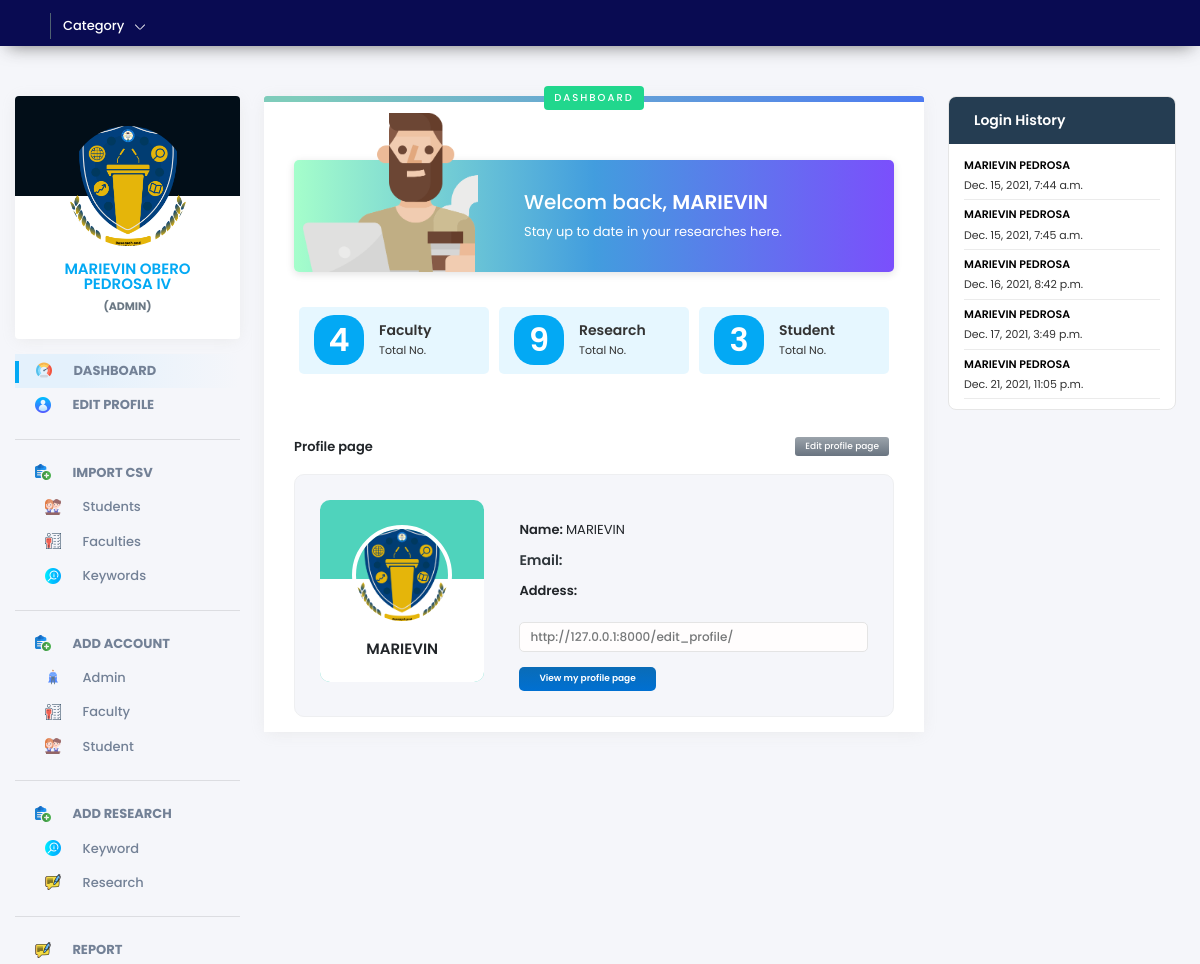
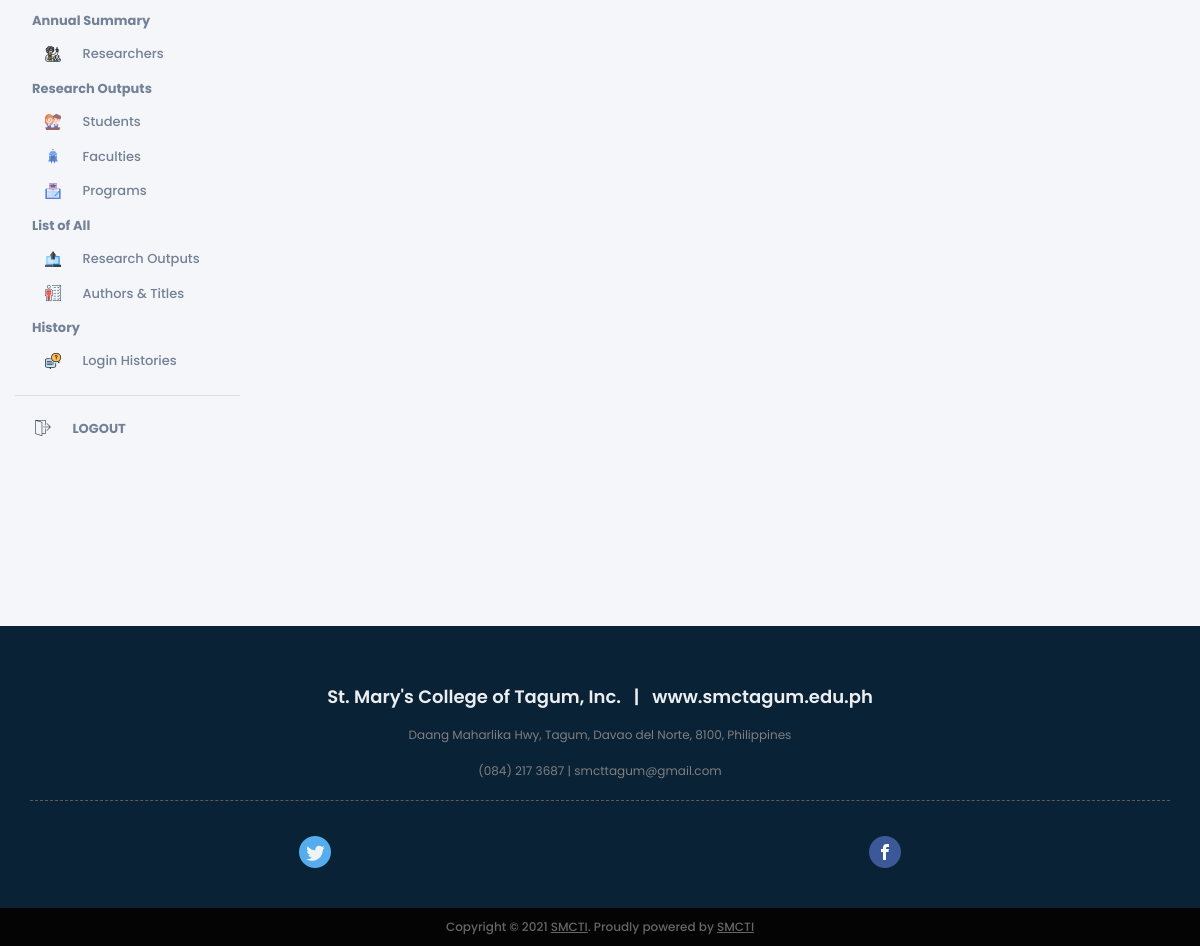
The page /dashboard/ (signed in) on the database its author committed (2 pictures, top to bottom).
### dirsysapp/models.py (models this page shows, shortened)
class EndUser(models.Model):
    user = models.OneToOneField(User, on_delete=models.CASCADE, blank=True, null=True)
    program = models.ForeignKey(Program, on_delete=models.CASCADE, blank=True, null=True)
    first_name = models.CharField(max_length=100, blank=True, null=True)
    middle_name = models.CharField(max_length=100, blank=True, null=True)
    last_name = models.CharField(max_length=100, blank=True, null=True)
    suffix_name = models.CharField(max_length=100, blank=True, null=True)
    is_admin = models.BooleanField(default=True)
    profile = models.ImageField(upload_to='images/', null=True)
    is_faculty = models.BooleanField(default=False)
    is_student = models.BooleanField(default=False)
    is_active = models.BooleanField(default=True)

class LoginHistory(models.Model):
    end_user = models.ForeignKey(EndUser, on_delete=models.CASCADE)
    login_date = models.DateTimeField(default=datetime.now)

### dirsysapp/views.py (the view)
# urls.py: path('dashboard/', views.dashboard, name='dashboard'),
@user_passes_test(check_admin)
def dashboard(request):
    end_users = EndUser.objects.filter(user=request.user, is_active=True)
    log_his = LoginHistory.objects.all()
    faculty = EndUser.objects.filter(is_faculty=True)
    student = EndUser.objects.filter(is_student=True)
    res_out = Research.objects.all()
    total_faculty = faculty.count()
    total_student = student.count()
    total_res_out = res_out.count()
    context = {
        "end_users": end_users,
        "total_faculty": total_faculty,
        "total_student": total_student,
        "total_res_out": total_res_out,
        "log_his": log_his,
    }
    return render(request, "admin/dashboard/dashboard.html", context)

### dirsysapp/views.py (called while the page is built)
def check_admin(user):
   return user.is_superuser

### dirsysapp/templates/admin/dashboard/dashboard.html (shortened to what this page needs)
{% extends "main/base.html" %}
{% load static %}
{% block content %}
<section class=" ud">
    <div class="ud-inn">
        {% include "main/left.html" %}
        <div class="ud-cen">
                <span class="udb-inst">Dashboard</span>
                {% for end_user in end_users %}
                    <div class="cd-cen-intr">
                        <div class="cd-cen-intr-inn">
                            <h2>Welcom back, <b>{{end_user.first_name}}</b></h2>
                            <p>Stay up to date in your researches here.</p>
                        </div>
                    </div>
                    <div class="ud-cen-s1">
                        <ul>
                            <li>
                                <div>
                                    <b>{{total_faculty}}</b>
                                    <h4>Faculty</h4>
                                    <p>Total No.</p>
                                    <a href="#">&nbsp;</a>
                                </div>
                            </li>
                            <li>
                                <div>
                                    <b>{{total_res_out}}</b>
                                    <h4>Research</h4>
                                    <p>Total No.</p>
                                    <a href="#">&nbsp;</a>
                                </div>
                            </li>
                            <li>
                                <div>
                                    <b>{{total_student}}</b>
                                    <h4>Student</h4>
                                    <p>Total No.</p>
                                    <a href="#">&nbsp;</a>
                                </div>
                            </li>
                        </ul>
                    </div>
                    <div class="ud-cen-s3 ud-cen-s4">
                        <h2>Profile page</h2>
                        <a href="/edit_profile" class="db-tit-btn">Edit profile page</a>
                        <div class="ud-payment ud-pro-link">
                            <div class="pay-lhs">
                                <div class="lis-pro-badg">
                                    <div>
                                        <img src="{{request.user.enduser.profile.url}}" alt="">
                                        <h4>{{end_user.first_name}}</h4>
                                    </div>
                                    <a href="/edit_profile" class="fclick"
                                        target="_blank">&nbsp;</a>
                                </div>
                            </div>
                            <div class="pay-rhs">
                                <ul>
                                    <li><b>Name: </b>{{end_user.first_name}}</li>
                                    <li><b>Email: </b>{{end_user.email}}</li>
                                    <li><b>Address: </b>{{end_user.address}}</li>
                                    <li class="pro"><input type="text" value="http://127.0.0.1:8000/edit_profile/"
                                            readonly></li>
                                    <li class="pre"><a target="_blank"
                                            href="/edit_profile">View my profile page</a>
                                    </li>
                                </ul>
                            </div>
                        </div>
                    </div>
                {% endfor %}
        </div>
        {% include "main/right.html" %}
    </div>
</section>
{% endblock %}

### dirsysapp/templates/main/base.html (shortened to what this page needs)
{% load static %}
<!doctype html>
<html lang="en">
<head>
    <link rel="stylesheet" href="https://code.jquery.com/ui/1.12.0/themes/base/jquery-ui.css">
    <link rel="stylesheet" href="{% static 'css/new_css/jquery-ui.css' %}">
    <link rel="stylesheet" href="{% static 'css/new_css/bootstrap.css' %}">
    <link rel="stylesheet" type="text/css" href="{% static 'css/new_css/theme-color.css' %}">
    <link rel="stylesheet" href="{% static 'css/new_css/style.css' %}">
    <link rel="stylesheet" href="{% static 'css/new_css/fonts.css' %}">
</head>
<body>
    {% include "main/nav.html" %}
    {% block content %}{% endblock %}
        <section class=" wed-hom-footer">
            <div class="container">
                <div class="row foot-supp">
                    <h2>St. Mary's College of Tagum, Inc. &nbsp;&nbsp;|&nbsp;&nbsp;
                        www.smctagum.edu.ph</h2>
                        <p style="width: auto; margin: auto;">Daang Maharlika Hwy, Tagum, Davao del Norte, 8100, Philippines</p>
                        <h2></h2>
                        <p style="width: auto; margin: auto;">(084) 217 3687 | smcttagum@gmail.com</p>
                </div>
                <div class="row wed-foot-link-1 row foot-count">
                        <a target="_blank" href="https://twitter.com/CMV_SMCTI" style="margin-left: auto; margin-right: auto;">
                            <img src="{% static 'images/social/2.png' %}" alt="">
                        </a>
                        <a target="_blank" href="https://www.facebook.com/stmaryscollegetagum/" style="margin-left: auto; margin-right: auto;">
                            <img src="{% static 'images/social/3.png' %}" alt="">
                        </a>
                </div>
            </div>
        </section>
        <section>
            <div class="cr">
                <div class="container">
                    <div class="row">
                        <p>Copyright © 2021 <a href="#" target="_blank">SMCTI</a>. Proudly
                            powered by <a href="#" target="_blank">SMCTI</a></p>
                    </div>
                </div>
            </div>
        </section>
</body>
</html>

### dirsysapp/templates/main/nav.html (shortened to what this page needs)
{% load static %}
<section>
    <div class="str">
        <div>
            <div class="hom-top">
                <div class="container">
                    <div class="row">
                        <div class="hom-nav  db-open ">
                            <div class="menu">
                                <h4>Category</h4>
                            </div>
                        </div>
                    </div>
                </div>
            </div>
        </div>
    </div>
</section>

### dirsysapp/templates/main/left.html
{% load static %}
<div class="ud-lhs">
    <div class="ud-lhs-s1">
        <img src="{{request.user.enduser.profile.url}}" alt="">
        <h4>{{request.user.enduser.first_name}}&nbsp;{{request.user.enduser.middle_name}}
            <br>
            {{request.user.enduser.last_name}}&nbsp;{{request.user.enduser.suffix_name}}
        </h4>
        <b><strong>(ADMIN)</strong></b>
    </div>
    <div class="ud-lhs-s2">
        <ul>
            <li>
                <a href="/dashboard" class="db-lact">
                    <img src="{% static 'images/icon/dbl1.png' %}" alt=""/>
                    <strong>DASHBOARD</strong>
                </a>
            </li>
            <li>
                <a href="/edit_profile" class>
                    <img src="{% static 'images/icon/profile.png' %}" alt=""/>
                    <strong>EDIT PROFILE</strong>
                </a>
            </li>
            <hr>
            <li>
                <a href="#" class>
                    <img src="{% static 'images/icon/dbl3.png' %}" alt=""/>
                    <Strong>IMPORT CSV</Strong>
                </a>
            </li>
            <li>
                <a href="/import_student_csv" class>
                    &nbsp;&nbsp;&nbsp;<img src="{% static 'images/icon/students.png' %}" alt=""/>
                    Students
                </a>
            </li>
            <li>
                <a href="/import_faculty_csv" class>
                    &nbsp;&nbsp;&nbsp;<img src="{% static 'images/icon/4.png' %}" alt=""/>
                    Faculties
                </a>
            </li>
            <li>
                <a href="/import_keyword_csv" class>
                    &nbsp;&nbsp;&nbsp;<img src="{% static 'images/icon/search1.png' %}" alt=""/>
                    Keywords
                </a>
            </li>
            <hr>
            <li>
                <a href="#" class>
                    <img src="{% static 'images/icon/dbl3.png' %}" alt=""/>
                    <Strong>ADD ACCOUNT</Strong>
                </a>
            </li>
            <li>
                <a href="/add_admin" class>
                    &nbsp;&nbsp;&nbsp;<img src="{% static 'images/icon/how1.png' %}" alt=""/>
                    Admin
                </a>
            </li>
            <li>
                <a href="/add_faculty" class>
                    &nbsp;&nbsp;&nbsp;<img src="{% static 'images/icon/4.png' %}" alt=""/>
                    Faculty
                </a>
            </li>
            <li>
                <a href="/add_student" class>
                    &nbsp;&nbsp;&nbsp;<img src="{% static 'images/icon/students.png' %}" alt=""/>
                    Student
                </a>
            </li>
            <hr>
            <li>
                <a href="#" class>
                    <img src="{% static 'images/icon/dbl3.png' %}" alt=""/>
                    <Strong>ADD RESEARCH</Strong>
                </a>
            </li>
            <li>
                <a href="/add_keyword" class>
                    &nbsp;&nbsp;&nbsp;<img src="{% static 'images/icon/search1.png' %}" alt=""/>
                    Keyword
                </a>
            </li>
            <li>
                <a href="/add_research" class>
                    &nbsp;&nbsp;&nbsp;<img src="{% static 'images/icon/blog1.png' %}" alt=""/>
                    Research
                </a>
            </li>
            <hr>
            <li>
                <a href="#" class>
                    <img src="{% static 'images/icon/blog1.png' %}" alt=""/>
                    <Strong>REPORT</Strong>
                </a>
            </li>
            <li>
                <a href="#" class>
                    <Strong>Annual Summary</Strong>
                </a>
            </li>
            <li>
                <a href="/researcher" class>
                    &nbsp;&nbsp;&nbsp;<img src="{% static 'images/icon/researcher_icon.png' %}" alt=""/>
                    Researchers
                </a>
            </li>
            <li>
                <a href="#" class>
                    <Strong>Research Outputs</Strong>
                </a>
            </li>
            <li>
                <a href="/student" class>
                    &nbsp;&nbsp;&nbsp;<img src="{% static 'images/icon/students.png' %}" alt=""/>
                    Students
                </a>
            </li>
            <li>
                <a href="/faculty" class>
                    &nbsp;&nbsp;&nbsp;<img src="{% static 'images/icon/how1.png' %}" alt=""/>
                    Faculties
                </a>
            </li>
            <li>
                <a href="/program" class>
                    &nbsp;&nbsp;&nbsp;<img src="{% static 'images/icon/programs.png' %}" alt=""/>
                    Programs
                </a>
            </li>
            <li>
                <a href="#" class>
                    <Strong>List of All</Strong>
                </a>
            </li>
            <li>
                <a href="/research_output" class>
                    &nbsp;&nbsp;&nbsp;<img src="{% static 'images/icon/research_outputs.png' %}" alt=""/>
                    Research Outputs
                </a>
            </li>
            <li>
                <a href="/authors_titles" class>
                    &nbsp;&nbsp;&nbsp;<img src="{% static 'images/icon/4.png' %}" alt="" />
                    Authors & Titles
                </a>
            </li>
            <li>
                <a href="#" class>
                    <Strong>History</Strong>
                </a>
            </li>
            <li>
                <a href="/login_history" class>
                    &nbsp;&nbsp;&nbsp;<img src="{% static 'images/icon/blog.png' %}" alt=""/>
                    Login Histories
                </a>
            </li>
            <hr>
            <li>
                <a href="/logout" class>
                    <img src="{% static 'images/icon/dbl12.png' %}" alt=""/>
                    <strong>LOGOUT</strong>
                </a>
            </li>
        </ul>
    </div>
</div>

### dirsysapp/templates/main/right.html (shortened to what this page needs)
{% load static %}
<div class="ud-rhs">
    <div class="ud-rhs-sec-1">
        <h4>Login History</h4>
        <ul>
            {% for his in log_his %}
                {% if forloop.counter <= 10 %}
                    <li>
                        <a href="/login_history">
                            <h5>{{his.end_user.first_name}}&nbsp;{{his.end_user.last_name}}&nbsp;</h5>
                            <p>{{his.login_date}}</p>
                        </a>
                    </li>
                {% endif %}
            {% endfor %}
        </ul>
    </div>
</div>

### static/css/new_css/theme-color.css (style rules this page uses)
:root { --blue: #0070d2; --bluehover: #0a6cb7; --bluelig: #03A9F4; --red: #f44336; --red-hov: #da2013; --yel1: #ffea31; --yel2: #ffbe5e; --yel3: #FFC107; --gray: #0a2236; --green: #149f5c; --greenlig: #7dc34a; --hom-sear-btn: #0070d2; --hom-sear-btn-hov: #0664b7; --hom-exp-now-btn: #3f4550; --hom-exp-now-btn-hov: #0070d2; --hom-vi-all-ser: #075376; --hom-vi-all-ser-hov: #0070d2; --hom-sub-reg-btn: #21d78d; --hom-sub-reg-btn-hov: #149f5c; --job-blue: #0337f4; --job-blue-com: #246df8; --org: #ff9800; }
* { font-family:'Poppins',sans-serif }
.wed-hom-footer { background:var(--gray) }
.add-list .steps,.udb-inst { background:var(--hom-sub-reg-btn) }
.ud-lhs-s1 h4 { color:var(--bluelig) }
.ud-lhs-s2 ul li a.db-lact:before { background:var(--bluelig) }
.ud-cen-s1 ul li div b { background:var(--bluelig); }
.ud-cen-s2 a.db-tit-btn,.ud-cen-s3 a.db-tit-btn { background:var(--bluelig); }
.pay-rhs ul li:nth-child(2) { color:var(--bluelig); }
.ud-pro-link .pay-rhs ul li.pre a { background:var(--blue);background:-webkit-linear-gradient(to top,var(--blue),var(--bluehover));background:linear-gradient(to top,var(--blue),var(--bluehover)) }

### rows shown on the page
EndUser: first_name "MARIEVIN", total_faculty "4", total_res_out "9", total_student "3", user.enduser.profile (picture)
LoginHistory: end_user.first_name "MARIEVIN", end_user.last_name "PEDROSA", login_date "Dec. 15, 2021, 7:44 a.m."
LoginHistory: end_user.first_name "MARIEVIN", end_user.last_name "PEDROSA", login_date "Dec. 15, 2021, 7:45 a.m."
LoginHistory: end_user.first_name "MARIEVIN", end_user.last_name "PEDROSA", login_date "Dec. 16, 2021, 8:42 p.m."
LoginHistory: end_user.first_name "MARIEVIN", end_user.last_name "PEDROSA", login_date "Dec. 17, 2021, 3:49 p.m."
LoginHistory: end_user.first_name "MARIEVIN", end_user.last_name "PEDROSA", login_date "Dec. 21, 2021, 11:05 p.m."

### other values the page prints
{{ request.user.enduser.first_name }} "MARIEVIN"
{{ request.user.enduser.middle_name }} "OBERO"
{{ request.user.enduser.last_name }} "PEDROSA"
{{ request.user.enduser.suffix_name }} "IV"
